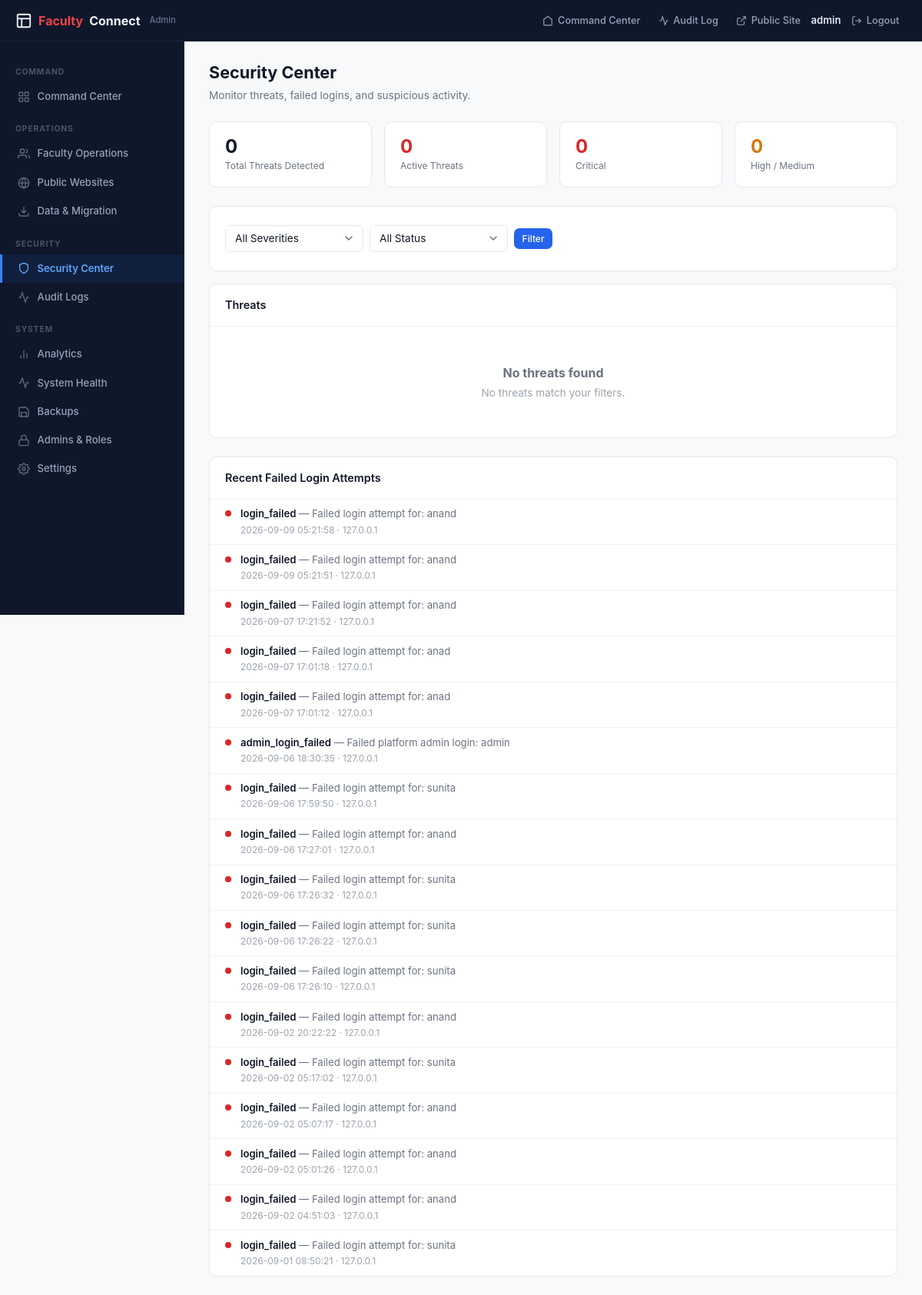
Page /platform/admin/security (signed in) on the committed database.
### tables this page shows
CREATE TABLE activity_logs (
            id INTEGER PRIMARY KEY AUTOINCREMENT,
            user_type TEXT DEFAULT 'guest',
            user_id INTEGER DEFAULT 0,
            action TEXT NOT NULL,
            details TEXT DEFAULT '',
            ip_address TEXT DEFAULT '',
            timestamp TIMESTAMP DEFAULT CURRENT_TIMESTAMP
        );

### app.py (the view)
@app.route('/platform/admin/security')
@admin_required
def platform_security():
    pdb = get_platform_db()
    severity = request.args.get('severity', '')
    status = request.args.get('status', '')
    query = 'SELECT * FROM threats WHERE 1=1'
    params = []
    if severity:
        query += ' AND severity = ?'
        params.append(severity)
    if status == 'resolved':
        query += ' AND is_resolved = 1'
    elif status == 'active':
        query += ' AND is_resolved = 0'
    query += ' ORDER BY detected_at DESC'
    threats = pdb.execute(query, params).fetchall()
    failed_logins = pdb.execute(
        "SELECT * FROM activity_logs WHERE action LIKE '%failed%' OR action LIKE '%login_failed%' ORDER BY timestamp DESC LIMIT 50"
    ).fetchall()
    stats = {
        'total_threats': pdb.execute('SELECT COUNT(*) c FROM threats').fetchone()['c'],
        'active_threats': pdb.execute('SELECT COUNT(*) c FROM threats WHERE is_resolved=0').fetchone()['c'],
        'critical': pdb.execute("SELECT COUNT(*) c FROM threats WHERE severity='critical' AND is_resolved=0").fetchone()['c'],
        'high': pdb.execute("SELECT COUNT(*) c FROM threats WHERE severity='high' AND is_resolved=0").fetchone()['c'],
        'medium': pdb.execute("SELECT COUNT(*) c FROM threats WHERE severity='medium' AND is_resolved=0").fetchone()['c'],
        'low': pdb.execute("SELECT COUNT(*) c FROM threats WHERE severity='low' AND is_resolved=0").fetchone()['c'],
    }
    return render_template('platform/security.html',
        threats=threats, failed_logins=failed_logins, stats=stats,
        severity_filter=severity, status_filter=status)

### app.py (called while the page is built)
def get_platform_db():
    try:
        if 'platform_db' not in g:
            g.platform_db = sqlite3.connect(app.config['DATABASE'], timeout=15)
            g.platform_db.row_factory = sqlite3.Row
            g.platform_db.execute('PRAGMA foreign_keys = ON')
            try:
                g.platform_db.execute('PRAGMA journal_mode = WAL')
            except Exception:
                pass
        return g.platform_db
    except RuntimeError:
        db = sqlite3.connect(app.config['DATABASE'], timeout=15)
        db.row_factory = sqlite3.Row
        db.execute('PRAGMA foreign_keys = ON')
        return db

def admin_required(f):
    @wraps(f)
    def decorated(*args, **kwargs):
        if 'admin_id' not in session:
            return redirect(url_for('platform_login'))
        return f(*args, **kwargs)
    return decorated

@app.context_processor
def inject_admin_counts():
    try:
        pdb = get_platform_db()
        return {
            'pending_migrations_count': pdb.execute("SELECT COUNT(*) c FROM migration_requests WHERE status='pending'").fetchone()['c'],
            'unresolved_threats_count': pdb.execute('SELECT COUNT(*) c FROM threats WHERE is_resolved=0').fetchone()['c'],
        }
    except Exception:
        return {'pending_migrations_count': 0, 'unresolved_threats_count': 0}

### templates/platform/security.html (shortened to what this page needs)
{% extends "platform/base_admin.html" %}
{% set active_page = 'security' %}
{% block content %}
<div class="page-header">
    <h1>Security Center</h1>
    <p>Monitor threats, failed logins, and suspicious activity.</p>
</div>
<div class="stat-grid">
    <div class="stat-card">
        <div class="stat-info">
            <div class="stat-value">{{ stats.total_threats }}</div>
            <div class="stat-label">Total Threats Detected</div>
        </div>
    </div>
    <div class="stat-card">
        <div class="stat-info">
            <div class="stat-value" style="color: #dc2626;">{{ stats.active_threats }}</div>
            <div class="stat-label">Active Threats</div>
        </div>
    </div>
    <div class="stat-card">
        <div class="stat-info">
            <div class="stat-value" style="color: #dc2626;">{{ stats.critical }}</div>
            <div class="stat-label">Critical</div>
        </div>
    </div>
    <div class="stat-card">
        <div class="stat-info">
            <div class="stat-value" style="color: #d97706;">{{ stats.high + stats.medium }}</div>
            <div class="stat-label">High / Medium</div>
        </div>
    </div>
</div>
<div class="card" style="margin-bottom: 1rem;">
    <div class="card-body" style="padding: 0.75rem 1.25rem;">
        <form method="GET" class="filter-bar" style="margin: 0;">
            <select name="severity" class="form-control">
                <option value="">All Severities</option>
            </select>
            <select name="status" class="form-control">
                <option value="">All Status</option>
            </select>
            <button type="submit" class="btn btn-primary btn-sm">Filter</button>
        </form>
    </div>
</div>
<div class="card" style="margin-bottom: 1.5rem;">
    <div class="card-header"><h3>Threats</h3></div>
    {% if threats %}
    <div class="card-body-compact">
        {% for t in threats %}
        <div class="threat-item threat-{{ t.severity }}">
            <div style="display: flex; justify-content: space-between; align-items: flex-start;">
                <div style="flex: 1;">
                    <div style="display: flex; align-items: center; gap: 0.5rem; margin-bottom: 0.25rem;">
                        <strong style="font-size: 0.88rem; color: #111827;">{{ t.threat_type }}</strong>
                        <span class="badge badge-{{ 'danger' if t.severity == 'critical' else 'warning' if t.severity == 'high' else 'info' if t.severity == 'medium' else 'neutral' }}">{{ t.severity }}</span>
                        {% if t.is_resolved %}<span class="badge badge-success">Resolved</span>{% endif %}
                    </div>
                    <p style="font-size: 0.85rem; color: #4b5563; margin: 0.25rem 0;">{{ t.description }}</p>
                    <p style="font-size: 0.78rem; color: #9ca3af; margin: 0;">IP: {{ t.ip_address }} · {{ t.detected_at }}</p>
                </div>
                {% if not t.is_resolved %}
                <form method="POST" action="{{ url_for('platform_resolve_threat', tid=t.id) }}">
                    <button type="submit" class="btn btn-success btn-xs" onclick="return confirm('Mark this threat as resolved?')">Resolve</button>
                </form>
                {% endif %}
            </div>
        </div>
        {% endfor %}
    </div>
    {% else %}
    <div class="empty-state"><h3>No threats found</h3><p>No threats match your filters.</p></div>
    {% endif %}
</div>
<div class="card">
    <div class="card-header"><h3>Recent Failed Login Attempts</h3></div>
    {% if failed_logins %}
    <div class="card-body-compact">
        {% for fl in failed_logins[:20] %}
        <div class="activity-item" style="padding: 0.6rem 1.25rem;">
            <div class="activity-dot" style="background: #dc2626;"></div>
            <div class="activity-content">
                <span class="activity-action">{{ fl.action }}</span>
                {% if fl.details %}<span class="activity-details"> — {{ fl.details }}</span>{% endif %}
                <div class="activity-time">{{ fl.timestamp }} · {{ fl.ip_address }}</div>
            </div>
        </div>
        {% endfor %}
    </div>
    {% else %}
    <div class="empty-state"><h3>No failed logins</h3></div>
    {% endif %}
</div>
{% endblock %}

### static/css/admin.css (style rules this page uses)
:root { --sidebar-w: 240px; --topbar-h: 54px; --bg: #f8f9fb; --surface: #fff; --border: #e5e7eb; --border-light: #f0f1f3; --text: #111827; --text-secondary: #6b7280; --text-muted: #9ca3af; --primary: #2563eb; --primary-light: #dbeafe; --success: #059669; --success-light: #d1fae5; --warning: #d97706; --warning-light: #fef3c7; --danger: #dc2626; --danger-light: #fee2e2; --info: #0284c7; --info-light: #e0f2fe; --purple: #7c3aed; --purple-light: #ede9fe; }
*, *::before, *::after { box-sizing: border-box; margin: 0; padding: 0; }
body.admin-body { font-family: -apple-system, BlinkMacSystemFont, 'Segoe UI', Roboto, 'Helvetica Neue', Arial, sans-serif; font-size: 14px; color: var(--text); background: var(--bg); line-height: 1.5; }
.page-header { margin-bottom: 1.5rem; }
.page-header h1 { font-size: 1.35rem; font-weight: 700; color: var(--text); }
.page-header p { color: var(--text-secondary); font-size: 0.85rem; margin-top: 0.2rem; }
.card { background: var(--surface); border: 1px solid var(--border); border-radius: 10px; overflow: hidden; }
.card-header { padding: 1rem 1.25rem; border-bottom: 1px solid var(--border-light); display: flex; align-items: center; justify-content: space-between; }
.card-header h3 { font-size: 0.9rem; font-weight: 600; }
.card-body { padding: 1.25rem; }
.card-body-compact { padding: 0; }
.stat-grid { display: grid; grid-template-columns: repeat(4, 1fr); gap: 1rem; margin-bottom: 1.5rem; }
.stat-card { background: var(--surface); border: 1px solid var(--border); border-radius: 10px; padding: 1.1rem 1.25rem; display: flex; align-items: flex-start; gap: 0.85rem; }
.stat-info { flex: 1; min-width: 0; }
.stat-value { font-size: 1.5rem; font-weight: 700; line-height: 1.2; color: var(--text); }
.stat-label { font-size: 0.75rem; color: var(--text-secondary); margin-top: 0.1rem; }
.btn { display: inline-flex; align-items: center; gap: 0.35rem; padding: 0.45rem 0.85rem; border-radius: 7px; font-size: 0.8rem; font-weight: 500; text-decoration: none; border: 1px solid transparent; cursor: pointer; transition: all 0.15s; white-space: nowrap; font-family: inherit; }
.btn-primary { background: var(--primary); color: white; }
.btn-sm { padding: 0.3rem 0.6rem; font-size: 0.75rem; }
.form-control { width: 100%; padding: 0.55rem 0.75rem; border: 1px solid var(--border); border-radius: 7px; font-size: 0.85rem; font-family: inherit; transition: border-color 0.15s; background: white; color: var(--text); }
select.form-control { appearance: none; background-position: right 0.5rem center; background-repeat: no-repeat; background-size: 1.5em 1.5em; padding-right: 2.5rem; }
.filter-bar { display: flex; gap: 0.5rem; align-items: center; flex-wrap: wrap; padding: 0.75rem 0; margin-bottom: 1rem; }
.filter-bar .form-control { max-width: 200px; }
.filter-bar select.form-control { max-width: 180px; }
.empty-state { text-align: center; padding: 3rem 1.5rem; color: var(--text-muted); }
.empty-state h3 { font-size: 1rem; color: var(--text-secondary); margin-bottom: 0.25rem; }
.empty-state p { font-size: 0.85rem; }
.activity-item { display: flex; align-items: flex-start; gap: 0.75rem; padding: 0.65rem 0; border-bottom: 1px solid var(--border-light); font-size: 0.82rem; }
.activity-item:last-child { border-bottom: none; }
.activity-dot { width: 8px; height: 8px; border-radius: 50%; margin-top: 5px; flex-shrink: 0; }
.activity-content { flex: 1; }
.activity-action { font-weight: 600; color: var(--text); }
.activity-details { color: var(--text-secondary); }
.activity-time { color: var(--text-muted); font-size: 0.75rem; margin-top: 0.1rem; }

### rows in the picture
activity_logs: action "login_failed", details "Failed login attempt for: anand", timestamp "2026-09-09 05:21:58", ip_address "127.0.0.1"
activity_logs: action "login_failed", details "Failed login attempt for: anand", timestamp "2026-09-09 05:21:51", ip_address "127.0.0.1"
activity_logs: action "login_failed", details "Failed login attempt for: anand", timestamp "2026-09-07 17:21:52", ip_address "127.0.0.1"
activity_logs: action "login_failed", details "Failed login attempt for: anad", timestamp "2026-09-07 17:01:18", ip_address "127.0.0.1"
activity_logs: action "login_failed", details "Failed login attempt for: anad", timestamp "2026-09-07 17:01:12", ip_address "127.0.0.1"
activity_logs: action "admin_login_failed", details "Failed platform admin login: admin", timestamp "2026-09-06 18:30:35", ip_address "127.0.0.1"
activity_logs: action "login_failed", details "Failed login attempt for: sunita", timestamp "2026-09-06 17:59:50", ip_address "127.0.0.1"
activity_logs: action "login_failed", details "Failed login attempt for: anand", timestamp "2026-09-06 17:27:01", ip_address "127.0.0.1"
activity_logs: action "login_failed", details "Failed login attempt for: sunita", timestamp "2026-09-06 17:26:32", ip_address "127.0.0.1"
activity_logs: action "login_failed", details "Failed login attempt for: sunita", timestamp "2026-09-06 17:26:22", ip_address "127.0.0.1"
activity_logs: action "login_failed", details "Failed login attempt for: sunita", timestamp "2026-09-06 17:26:10", ip_address "127.0.0.1"
activity_logs: action "login_failed", details "Failed login attempt for: anand", timestamp "2026-09-02 20:22:22", ip_address "127.0.0.1"
activity_logs: action "login_failed", details "Failed login attempt for: sunita", timestamp "2026-09-02 05:17:02", ip_address "127.0.0.1"
activity_logs: action "login_failed", details "Failed login attempt for: anand", timestamp "2026-09-02 05:07:17", ip_address "127.0.0.1"
activity_logs: action "login_failed", details "Failed login attempt for: anand", timestamp "2026-09-02 05:01:26", ip_address "127.0.0.1"
activity_logs: action "login_failed", details "Failed login attempt for: anand", timestamp "2026-09-02 04:51:03", ip_address "127.0.0.1"
activity_logs: action "login_failed", details "Failed login attempt for: sunita", timestamp "2026-09-01 08:50:21", ip_address "127.0.0.1"

### other values in the picture
{{ session.get('admin_username', 'Admin') }} "admin"
{{ stats.total_threats }} "0"
{{ stats.active_threats }} "0"
{{ stats.critical }} "0"
{{ stats.high + stats.medium }} "0"
